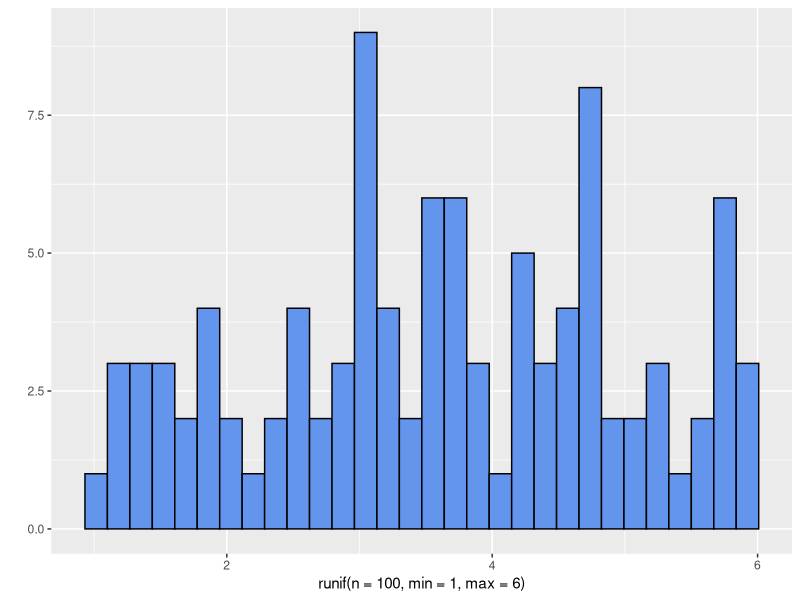
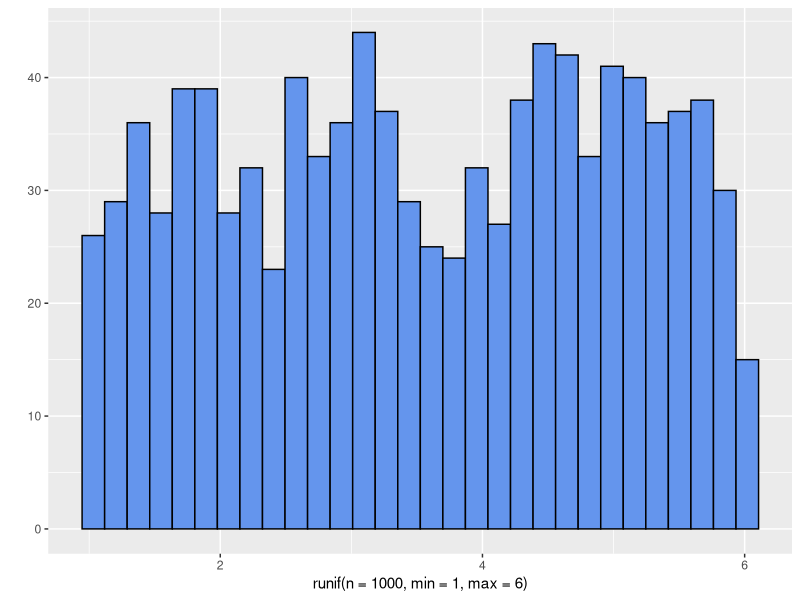
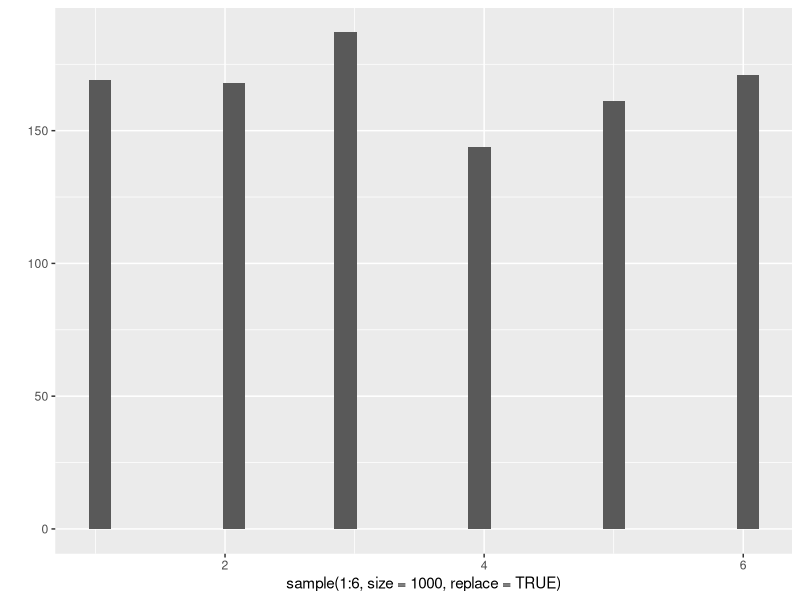
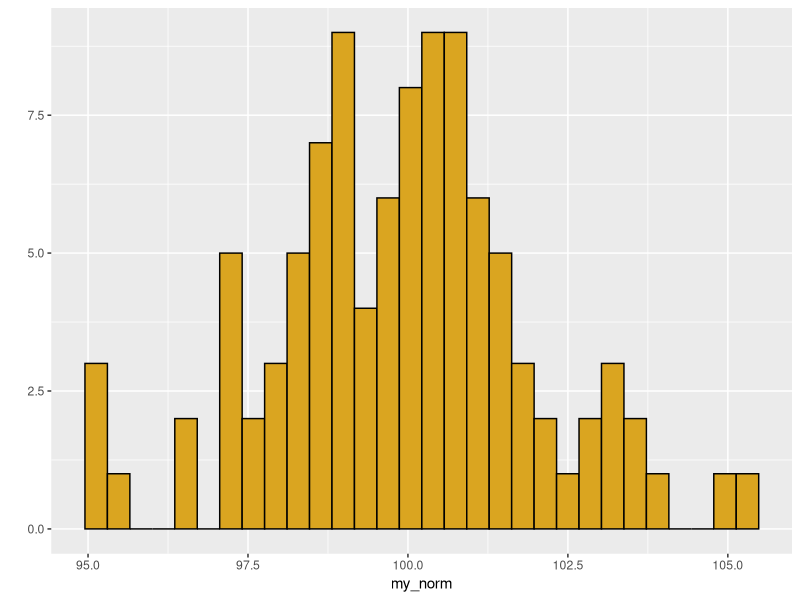
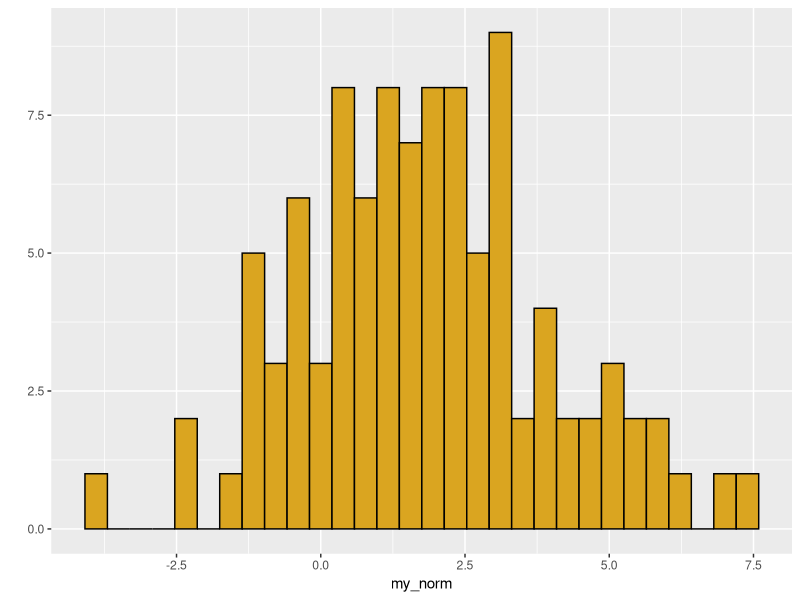
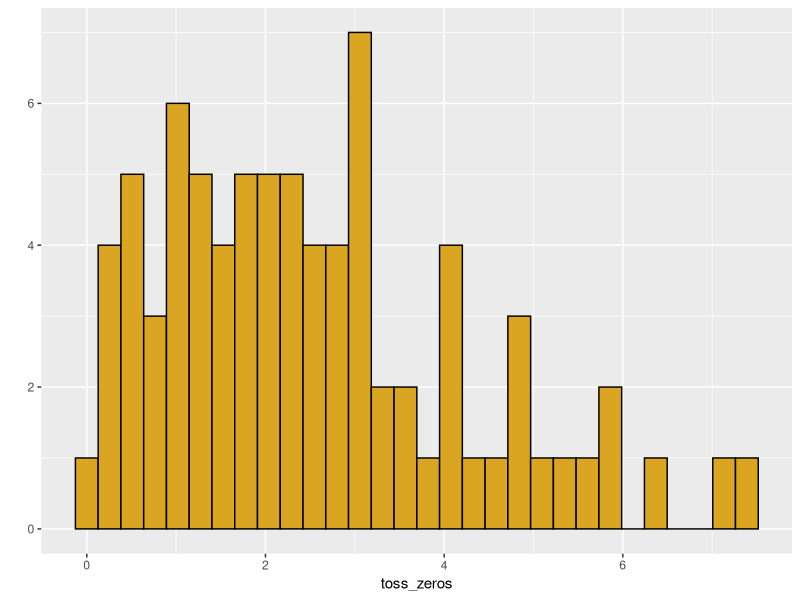
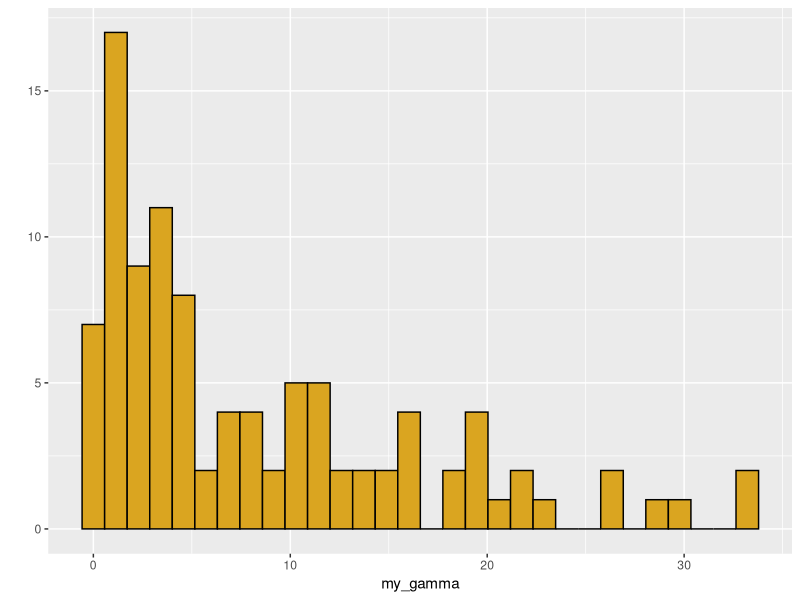
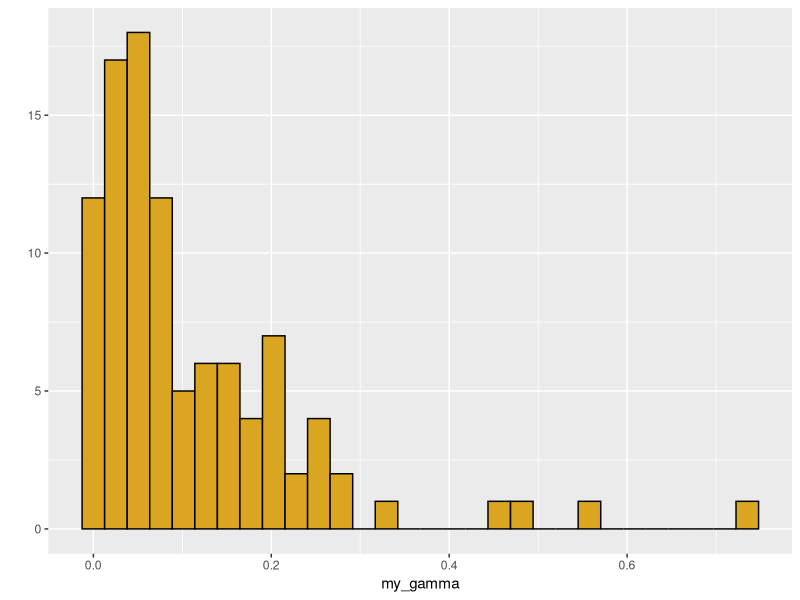

Write R code to recreate these figures, in order.
# Exploring continuous distributions 
# 20 Feb
library(ggplot2)
library(MASS)

# Uniform  ---------------------------------------------------------------
qplot(x=runif(n=100,min=1,max=6),
              color=I("black"),
              fill=I("cornflowerblue"))
#boost sample size to make the plot smoother 
qplot(x=runif(n=1000,min=1,max=6),
      color=I("black"),
      fill=I("cornflowerblue"))
#gives just the 6 bins and the counts of the numbers in each bin 
qplot(x=sample(1:6, size=1000, replace=TRUE))


# Normal distribution  ----------------------------------------------------

my_norm <- rnorm(n=100,mean=100, sd=2)
qplot(x=my_norm, color= I("black"),fill=I("goldenrod"))

#problems with normal when mean is small 
my_norm <- rnorm(n=100, mean=2, sd=2)
qplot(x=my_norm, color=I("black"), fill=I("goldenrod"))
toss_zeros <- my_norm[my_norm>0]
qplot(x=toss_zeros,color=I("black"), fill=I("goldenrod"))
mean(toss_zeros)
sd(toss_zeros)

#gamma distribution 

#use fot gontinous data grater than 0
my_gamma <- rgamma(n=100,shape=1, scale=10)
qplot(x=my_gamma,color=I("black"), fill=I("goldenrod"))

#gamma with shape=1 is expnential with scale=mean
my_gamma <- rgamma(n=100,shape=1, scale=0.1)
qplot(x=my_gamma,color=I("black"), fill=I("goldenrod"))
#increasing the shape parameter will make the distribution look more normal 
my_gamma <- rgamma(n=100,shape=20, scale=1)
qplot(x=my_gamma,color=I("black"), fill=I("goldenrod"))
#scale parameter changes both mean and the variance: 
#mean = shape+scale
#variance=shape*scale^2


# beta distribution  ------------------------------------------------------

#useful for probability models 
#continuous but bounded between 0 and 1 (which is why its useful for probability)
#think of it as analgous to the binomial distribution but with a continous distribution of possible values 
# generally calculating the probablity of the data given the parameters -- p(data|parameters) 
#eg: how likely is it that we will get x given the parameters
#the other 9baysian) direction is to look at the maximum liklihood estimator of the parameters. we would like to know the most probable values of the parameters diven the data-- p(parameters|data)

# shape1=number of successes + 1
#shape2+number of failures + 1

my_beta<-rbeta(n=1000,shape1=5,shape2=5)
qplot(x=my_beta,color=I("black"), fill=I("goldenrod"))

#eg: ask what is the probability that the data comes up tails 
#when you run above, the most common value is around .5, meaning around half the time we get a tails 
my_beta<-rbeta(n=1000,shape1=49,shape2=49)
qplot(x=my_beta,color=I("black"), fill=I("goldenrod"))
#the above uses 49 tails and 49 heads 
#the graph gets narrower 
#beta with 3 heads and no tails 
my_beta<-rbeta(n=1000,shape1=4,shape2=1)
qplot(x=my_beta,color=I("black"), fill=I("goldenrod"))
# 3 heads and no tails, what is the underlying probability. we expect that it will be biased towards heads. 
my_beta<-rbeta(n=1000,shape1=1,shape2=1)
qplot(x=my_beta,color=I("black"), fill=I("goldenrod"))
#the above example is no data
my_beta<-rbeta(n=1000,shape1=2,shape2=1)
qplot(x=my_beta,color=I("black"), fill=I("goldenrod"))
#beta with 3 heads and no tails(above)
my_beta<-rbeta(n=1000,shape1=0.2,shape2=0.1)
qplot(x=my_beta,color=I("black"), fill=I("goldenrod"))
 # shape one is twice as big as shape two so it will be biased 


# Estimating parameters from the data -------------------------------------

x <- rnorm(1000,mean=92.5,sd=2.5)
qplot(x=x, color=I("black"),fill=I("pink"))
#fit data x to a normal distribution 
fitdistr(x, "normal")      
#this spit out the parameters associated with this distribution. for a formal, those are a standard and a mean 
fitdistr(x, "gamma")
#now simmulate a gamma using the maximum likelihood method. take values from the fitdistr dunction 
x_sim <- rgamma(n=1000,shape=1339,rate=15)
qplot(x=x_sim, color=I("black"),fill=I("pink"))
#as you can see x_sim looks pretty similar to the data we had. The parameters give it the shape that look like a gamma (because that's what we drew from)



# regression analysis  ----------------------------------------------------

n <- 50 # number of observations (rows)
var_a <- runif(n) # independent variable 50 random uniform numbers 
var_b <-runif(n) #dependent variable 
var_c <- 5.5 + var_a*10 #built a tiny regression equation take one random number and create a function out of it. var_a is a vector so youll get a vector output for c. this creates a noisy linear relationship
id <- seq_len(n) #creates a sequence from 1 to n if n > 0
reg_df <- data.frame(id,var_a,var_b,var_c)
str(reg_df)
head(reg_df)
#regression model
reg_model <- lm(var_b~var_a, data=reg_df) #by adding data=regdf you instruct r to grab the data from the reg_df data frame. refers toa value inside the data frame give. 
summary(reg_model)
summary(reg_model)$coefficients

z <- unlist(summary(reg_model))
z

reg_sum <- list(intercept=z$coefficients1, slope=z$coefficients2,intercept_p=z$coefficients7,slope_p=z$coefficients8,r2=z$r.squared)
reg_sum$intercept
#regression plot for data
reg_plot <- ggplot(data=reg_df, aes(x=var_a, y=var_b)) + geom_point() + stat_smooth(method=lm, se=.95) #setting the standard error to .95 gives a 95% confidence interval 
print(reg_plot)


# ANOVA -------------------------------------------------------------------

n_group <- 3 #number of treatment groups 
n_name <- c("Control", "Treat1", "Treat2")
n_size <- c(12,17,9) #number of  observations for each group 
n_mean <- c(40,41,60) #average response variables 
n_sd <- c(5,5,5)
t_group <- rep(n_name,n_size) #use the size labels to say how many labels you need 
table(t_group)
id <- 1:(sum(n_size))
res_var <- c(rnorm(n=n_size[1], mean=n_mean[1],sd=n_sd[1]),
             rnorm(n=n_size[2], mean=n_mean[2],sd=n_sd[2]),
             rnorm(n=n_size[3], mean=n_mean[3],sd=n_sd[3]))
#simulates a random normal dist for each treatment group. each group has different sample sizes, means, and they have the same sd